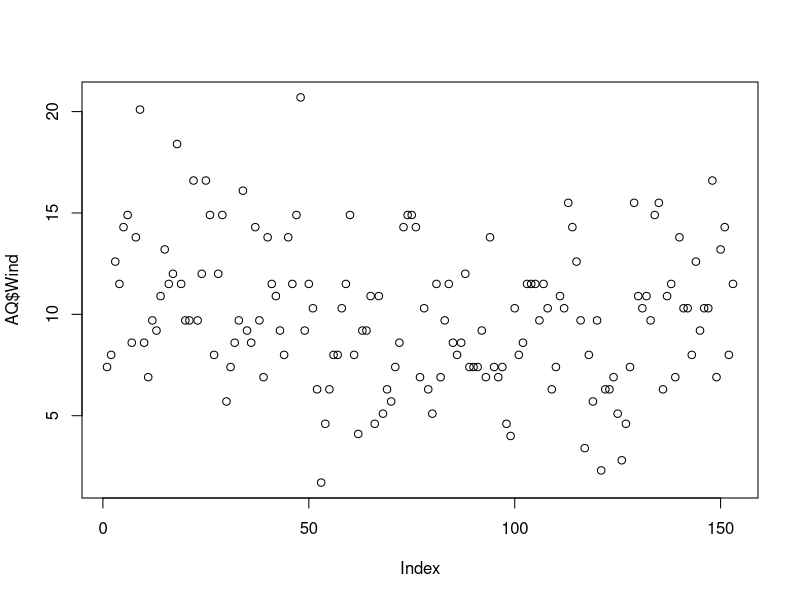
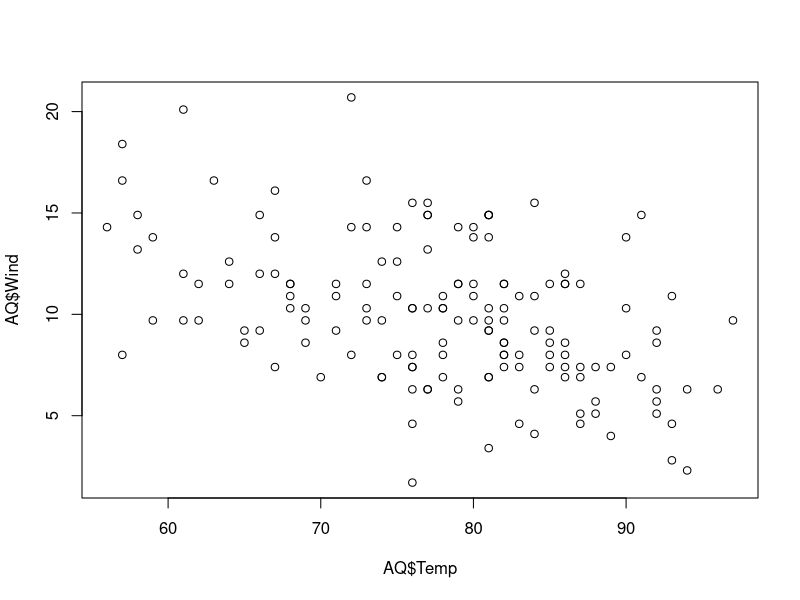
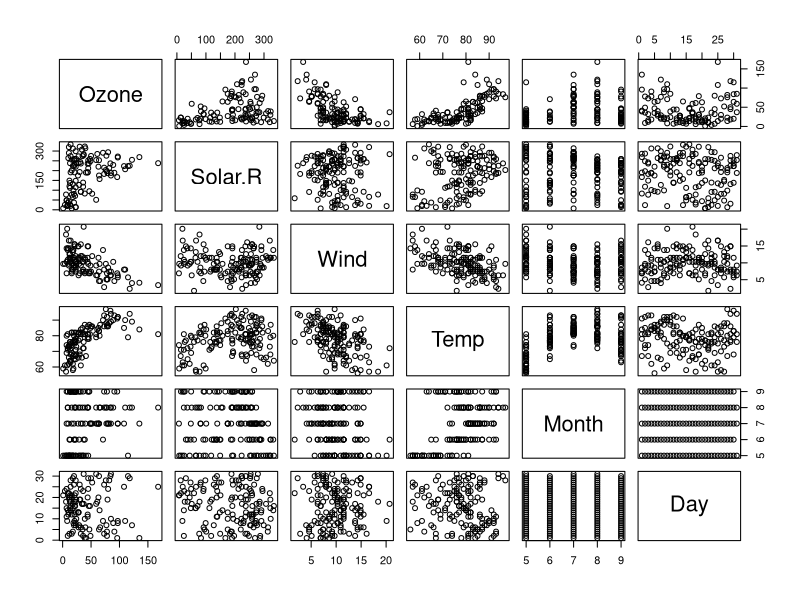
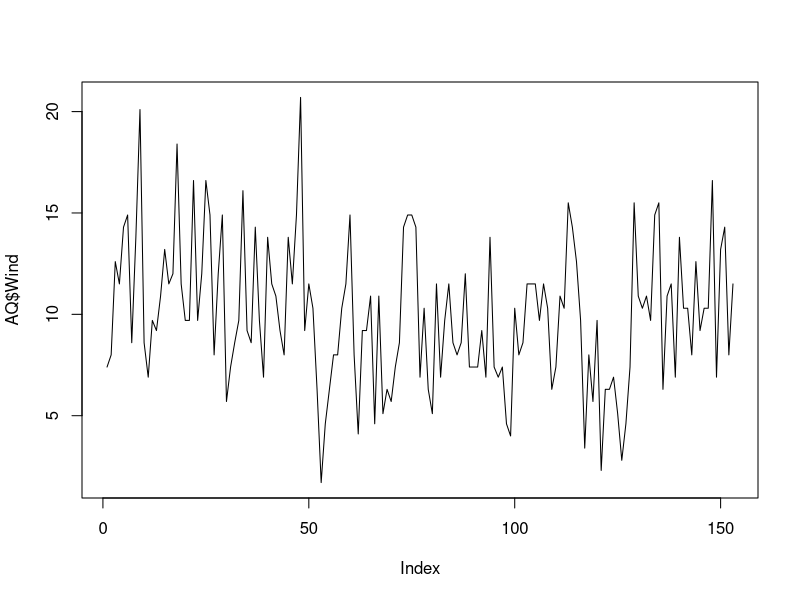
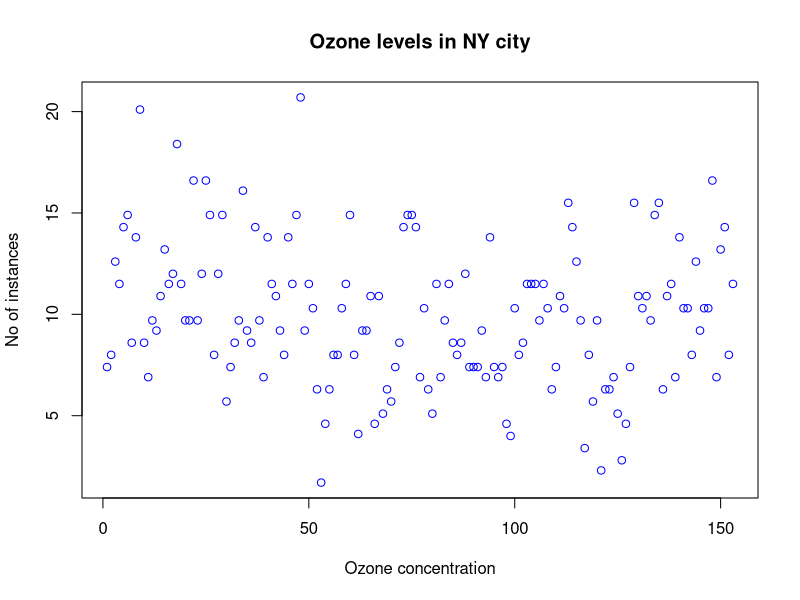
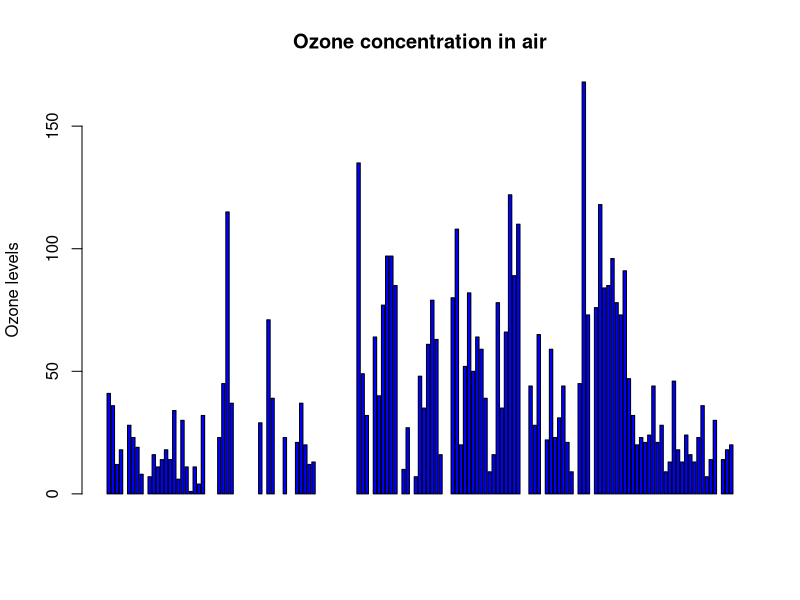
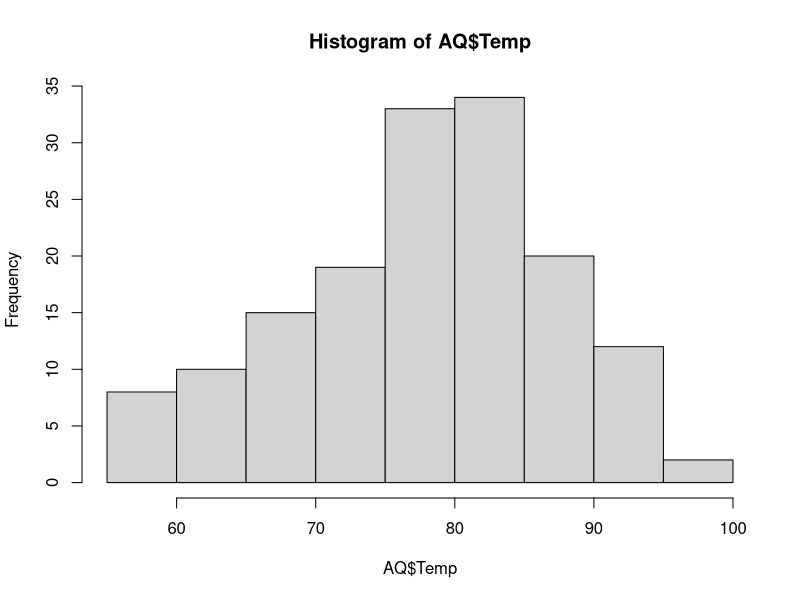
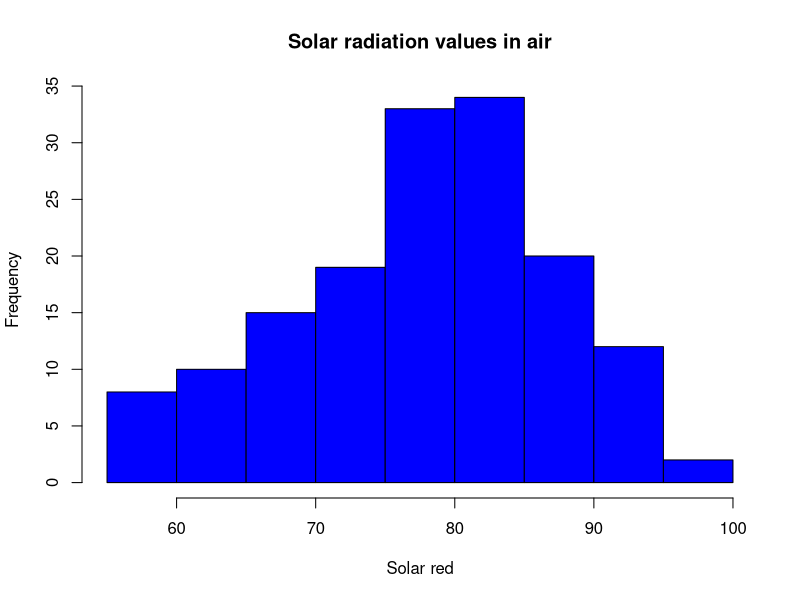

Write the R code that produced these figures, in order.
1+1
2+3*4
3^2
exp(1)
sqrt(9)
pi
2*pi*6398
x=c(2,0,0,4)
y=c(1,9,9,9)
x+y
x*y
sqrt(x)
x[2]
x[-1]
x[1]=5
x
x[-1]=5
x
y<9
y[4]=1
y<9
y[y<9]=2  #edits elements marked as true in index vector
y
df=data.frame(x=1:3,y=c("a","b","c"));df
df[1,1];df[1,2]
df[1,c(1,2)]
df[c(1,3),2]
df[c(1,3),1]
df[c(1,3),c(1,2)]



##### Visualization technique #####
#airquality = read.csv('path/airquality.csv',header=TRUE, sep=",")

AQ = datasets::airquality
## Top 10 rows and last 10 rows
head(AQ,10)
tail(AQ,10)

##### Columns
AQ[,c(1,2)]

Df = AQ[,-6]

AQ$Temp

summary(AQ$Ozone)


##### Summary of the Data #####
summary(AQ)
summary(AQ$Wind)



#############################
plot(AQ$Wind)
plot(AQ$Temp,AQ$Wind,type = "p")
plot(AQ)


#### points and lines
plot(AQ$Wind, type = "l")

plot(AQ$Wind, xlab = "Ozone concentration", ylab = "No of instances", main = "Ozone levels in NY city", col = "blue")


##### Horizontal bar plot
barplot(AQ$Ozone, main = "Ozone concentration in air", ylab = "Ozone levels", col = "blue", horiz = F, axes = T)


######## Histogram
hist(AQ$Temp)
hist(AQ$Temp, main = "Solar radiation values in air", xlab = "Solar red", col = "blue")


###single boxplot
boxplot(AQ$Wind, main ="boxplot")
boxplot.stats(AQ$Wind)$out

###Multiple boxplots
boxplot(AQ[,1:4], main = "Multiple")



#margin of the grid(mar)
#no of rows and columns(mfrow)
#whether a border is to be included(bty)
#and position of the
#lables(las=1 for horizontal las=0 for vertical)
#bty box around the plot

par(mfrow=c(3,3), mar=c(2,5,2,1), las=0, bty = "o")

plot(AQ$Ozone)
plot(AQ$Ozone,AQ$Wind)
plot(AQ$Ozone,type = "l")
plot(AQ$Ozone,type = "l")
plot(AQ$Ozone,type = "l")
barplot(AQ$Ozone, main = "Ozone concentration in air",xlab = "Ozone levels",col = "green",horiz = TRUE)

hist(AQ$Solar.R)
boxplot(AQ$Solar.R)
boxplot(AQ[,1:4], main = "Multiple box plots")
